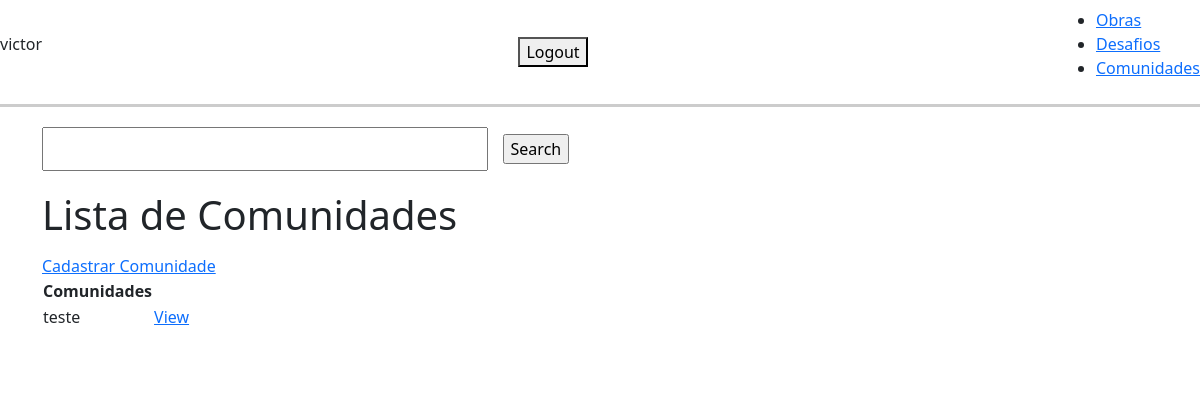
The page /user/communities/ (signed in) on the database as committed earlier.
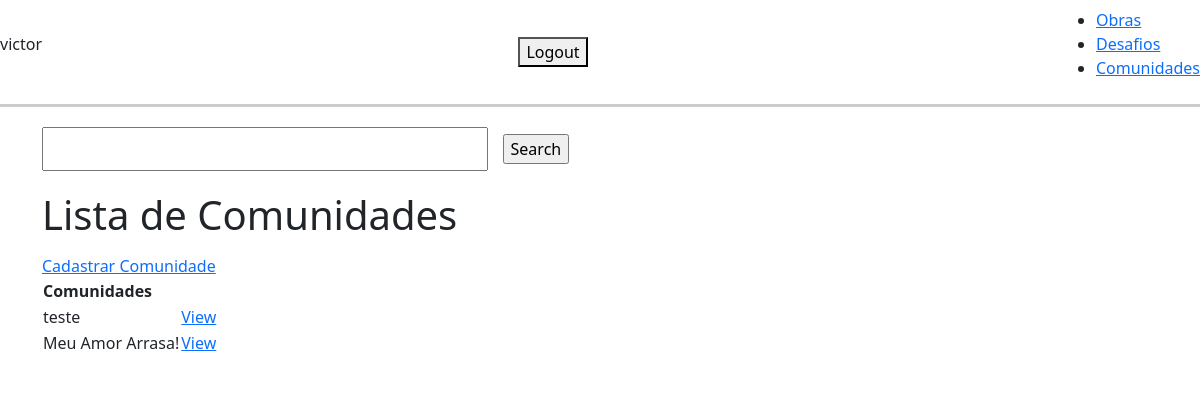
The same page on the database as committed later.
### base/models.py (models this page shows, shortened)
class Community(models.Model):
    user = models.ForeignKey(User, on_delete=models.CASCADE)
    name = models.CharField(max_length=200, null=True, blank=True)
    description = models.TextField(null=True, blank=True)
    link = models.URLField(null=True, blank=True)

### base/views/community_views.py (the view)
# urls.py: path('user/communities/', CommunityList.as_view(), name='communities'),
class CommunityList(LoginRequiredMixin, ListView):
    model = Community
    context_object_name = 'communities'
    template_name = 'base/community_front/community_list.html'
    def get_context_data(self, **kwargs):
        context = super().get_context_data(**kwargs)
        search_input = self.request.GET.get('search-area') or ''
        if search_input:
            context['communities'] = context['communities'].filter(title__startswith=search_input)
        context['search_input'] = search_input
        return context

### base/templates/base/community_front/community_list.html
{% extends 'base/main_list.html' %}
{% block content %}
<h1>Lista de Comunidades</h1>
<table>
    <tr>
        <th>Comunidades</th>
        <th></th>
        <th></th>
    </tr>
    <a href="{% url 'community-create' %}">Cadastrar Comunidade</a>
    {% for community in communities %}
    <tr>
        <td>{{community.name}}</td>
        <td><a href="{% url 'community' community.id %}">View</a></td>
    </tr>
    {% empty %}
    <h3>No items in list</h3>
    {% endfor %}
</table>
{% endblock %}

Rows that differ between the two databases and show on the page:
added Community: name "Meu Amor Arrasa!"
